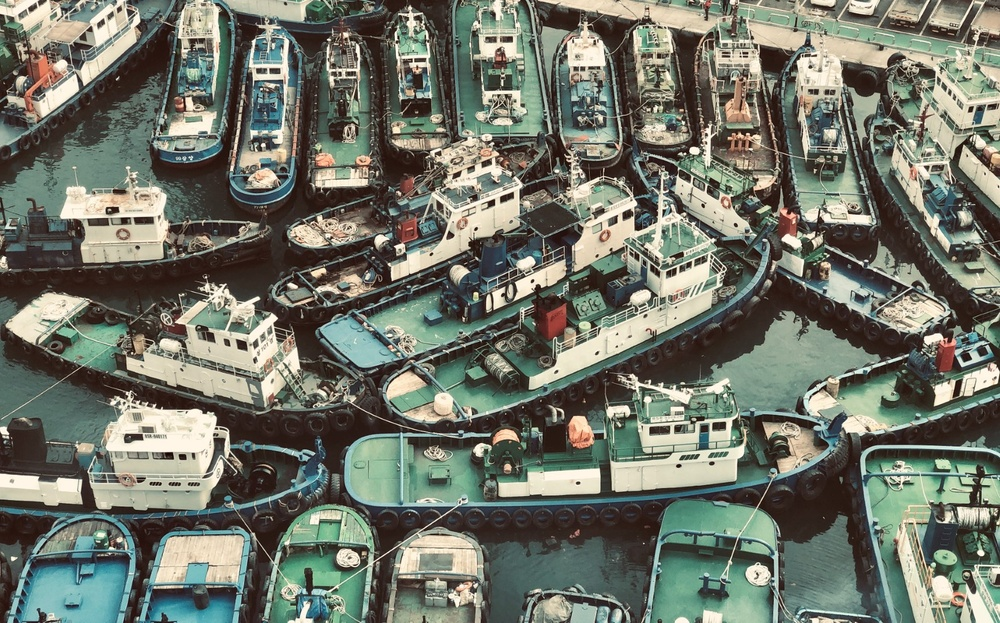
#> input picture data/image01.jpg, 1000 x 623 px, shrunk from 1733 x 1080 before the run, found by its file name
$ python 5-6.py
#> lines starting #> are read from the running program, lines starting #| are printed output that depends on the picture
import cv2 as cv
import sys


img_color = cv.imread("./data/image01.jpg", cv.IMREAD_COLOR)
#> img_color is the input picture: shape (623, 1000, 3); mean B, G, R 105.3, 117.5, 113.3
if img_color is None:
    print("이미지 파일을 읽을 수 없습니다.")
    sys.exit(1)


img_gray = cv.cvtColor(img_color, cv.COLOR_BGR2GRAY)
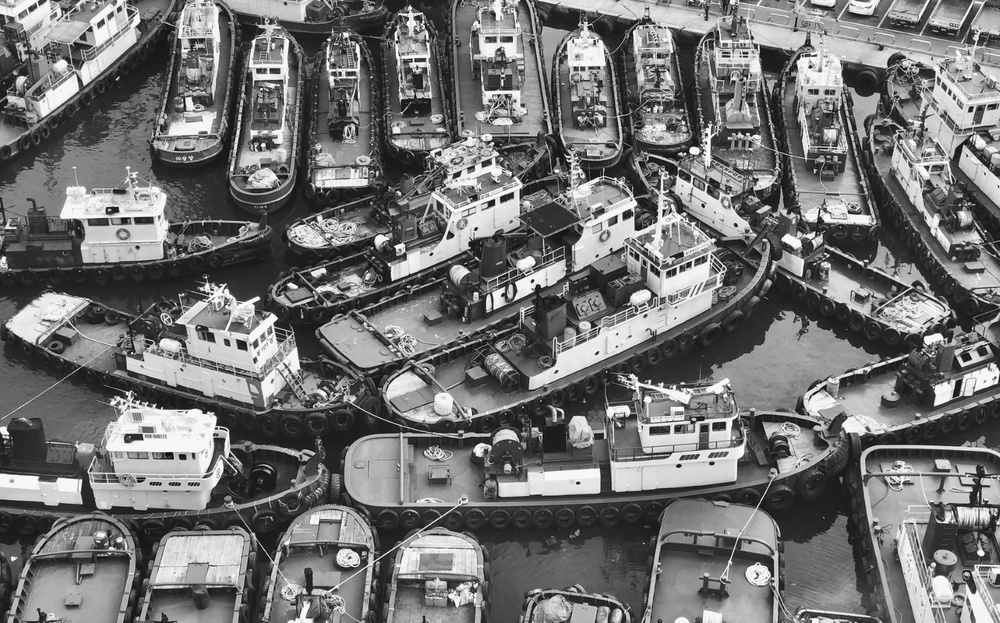
#> img_gray: shape (623, 1000); min 2, max 254, mean 114.8


img_binary = cv.adaptiveThreshold(
    img_gray, 255, cv.ADAPTIVE_THRESH_MEAN_C, cv.THRESH_BINARY, 5, 4
)
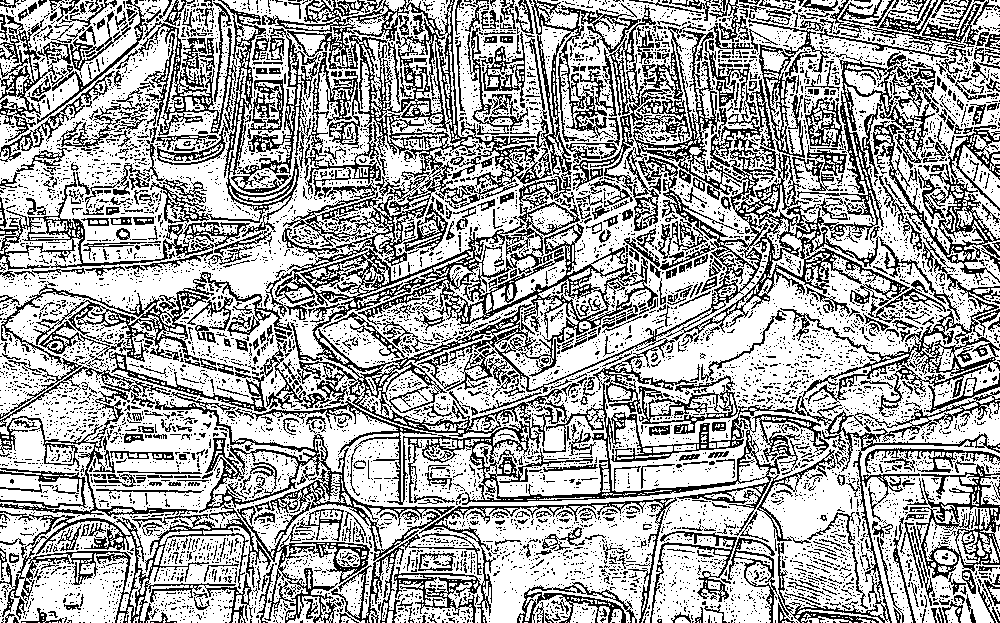
#> img_binary: shape (623, 1000); 65.4% white; black in thin lines or dots


cv.imshow("Grayscale", img_gray)
cv.imshow("Binary", img_binary)
cv.waitKey(0)

$ run again, with data/image02.jpg copied over data/image01.jpg
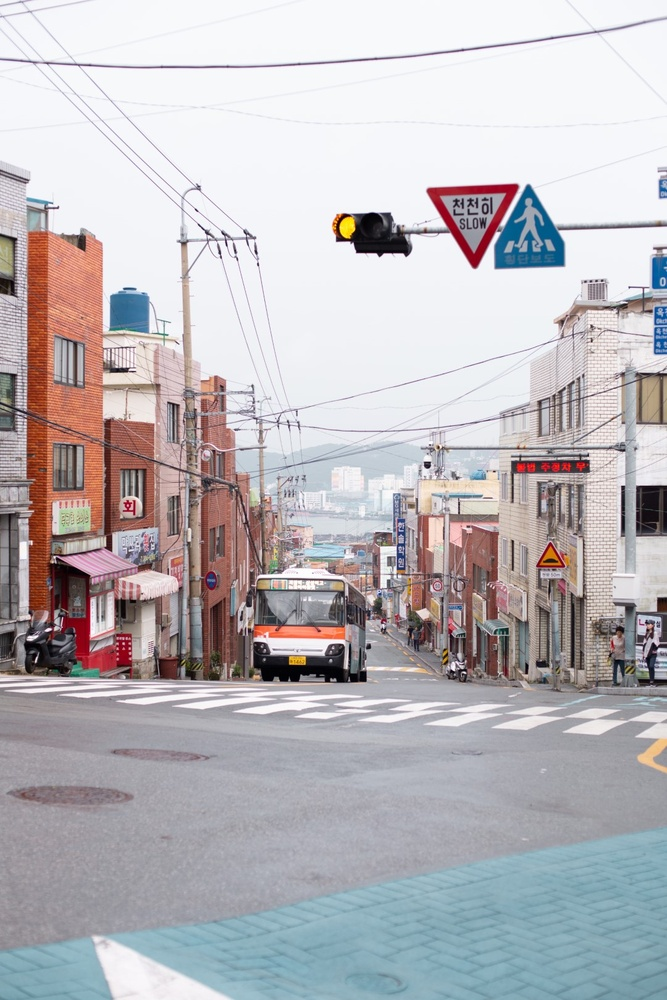
#> input picture data/image02.jpg, 667 x 1000 px, shrunk from 1080 x 1620 before the run, found by its file name
#> img_color is the input picture: shape (1000, 667, 3); mean B, G, R 186.8, 183.1, 186.5
#> `img_gray = cv.cvtColor(img_color, cv.COLOR_BGR2GRAY)`:
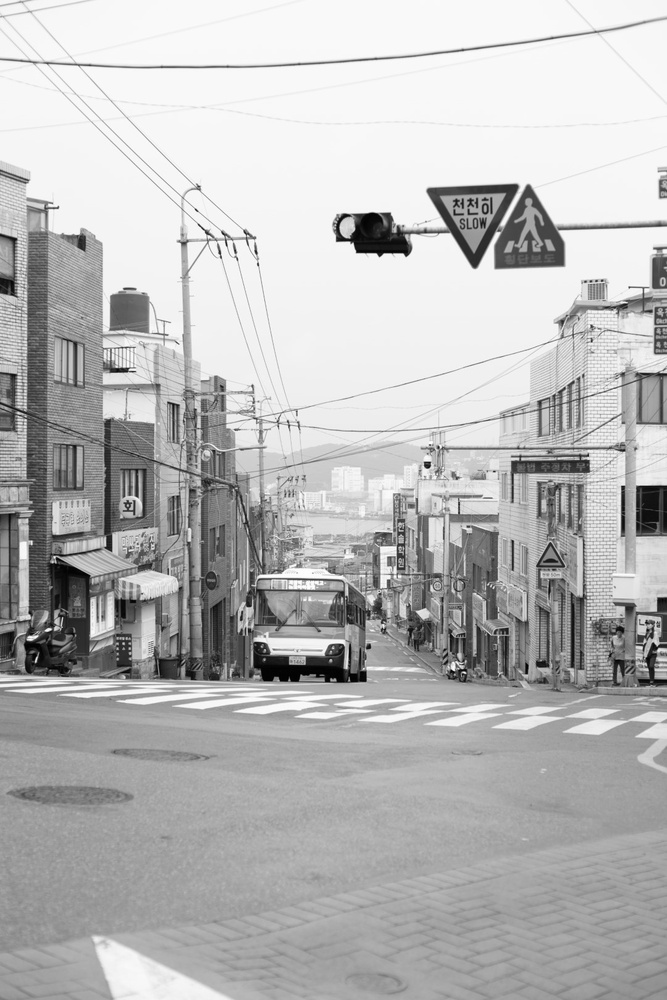
#> img_gray: shape (1000, 667); min 0, max 255, mean 184.5
#> `img_binary = cv.adaptiveThreshold( img_gray, 255, cv.ADAPTIVE_THRESH_M..`:
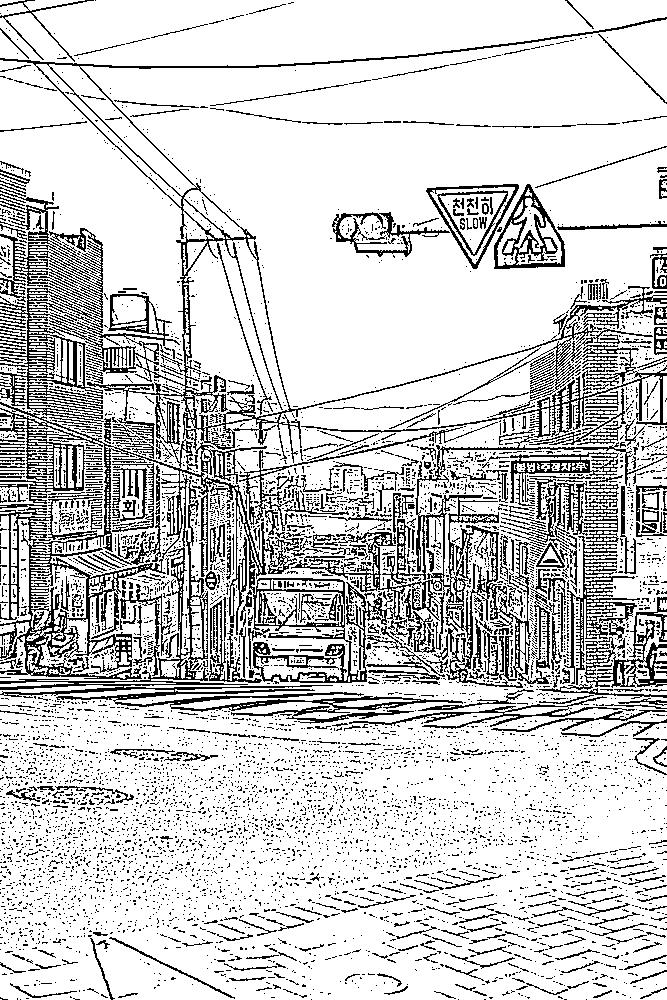
#> img_binary: shape (1000, 667); 81% white; black in thin lines or dots

$ run again, with data/coins_connected.jpg copied over data/image01.jpg
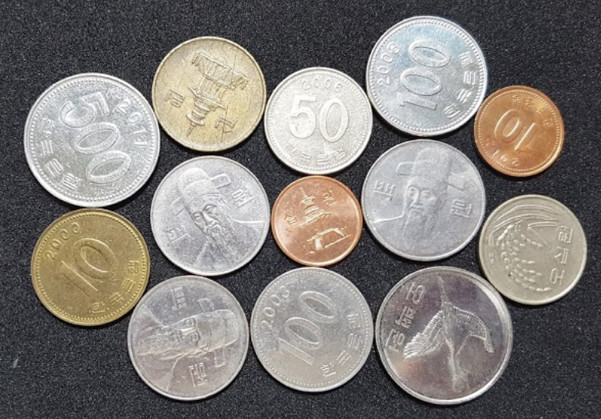
#> input picture data/coins_connected.jpg, 601 x 419 px, found by its file name
#> img_color is the input picture: shape (419, 601, 3); mean B, G, R 119.2, 122.9, 127.3
#> `img_gray = cv.cvtColor(img_color, cv.COLOR_BGR2GRAY)`:
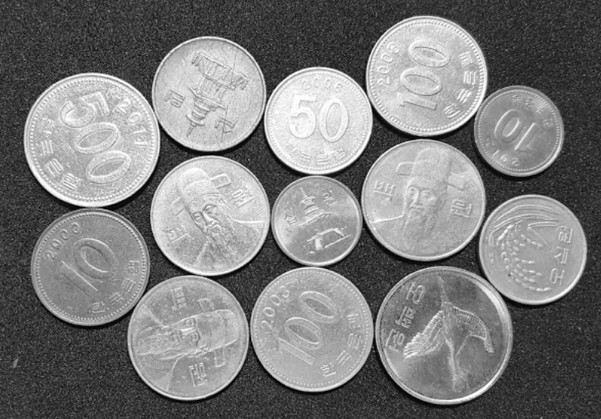
#> img_gray: shape (419, 601); min 0, max 255, mean 123.7
#> `img_binary = cv.adaptiveThreshold( img_gray, 255, cv.ADAPTIVE_THRESH_M..`:
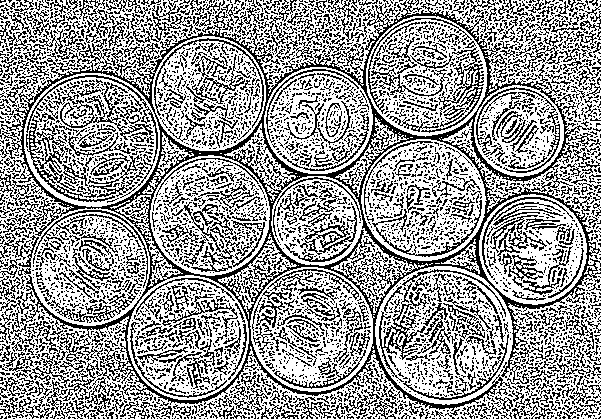
#> img_binary: shape (419, 601); 61.5% white; black in thin lines or dots
